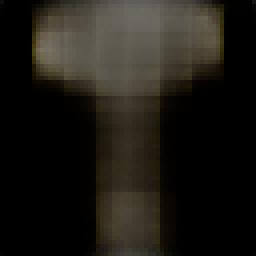
#> input picture snippets/scratch_experiments/generated_image.png, 64 x 64 px (shown 4 times larger); its folder holds only this picture in this run
$ python -i gpt_group_retinex_norm.py   (imports and definitions only)
#> lines starting #> are read from the running program, lines starting #| are printed output that depends on the picture; after the words box and inside, x2 and y2 are one past the last pixel; in counts of white or black regions, pixels touching at a corner belong together
#> further down, picture is the input picture: shape (64, 64, 3); mean B, G, R 21.4, 27, 29.6
import cv2
import numpy as np
import os
import glob

def single_scale_retinex(image, sigma):
    blurred = cv2.GaussianBlur(image, (0, 0), sigma)
    retinex = cv2.log(image + 1.0) - cv2.log(blurred + 1.0)
    return retinex

def multi_scale_retinex(image, sigmas):
    retinex = np.zeros_like(image)
    for sigma in sigmas:
        retinex += single_scale_retinex(image, sigma)
    retinex /= len(sigmas)
    return retinex


def color_balance(image, percent=1):
#> called with percent = 1
    out_channels = []
    for channel in cv2.split(image):
        # Calculate the histogram
        hist = cv2.calcHist([channel], [0], None, [256], (0, 256))
        cumhist = np.cumsum(hist)

        # Calculate the cut-off points
        low_cut, high_cut = np.percentile(channel, (percent, 100 - percent))

        # Find the minimum and maximum pixel intensities that are not outliers
        v_min = np.searchsorted(cumhist, low_cut)
        v_max = np.searchsorted(cumhist, high_cut)

        # Apply contrast stretching to the channel
        channel = np.clip((channel - v_min) * 255 / (v_max - v_min), 0, 255).astype('uint8')

        out_channels.append(channel)
#> this loop made 3 passes
#> high_cut on passes 1 to 3: 95, 103, 107
#> pass 1, in color_balance, `channel = np.clip((channel - v_min) * 255 / (v_max - v_min), 0, 255).a..`:
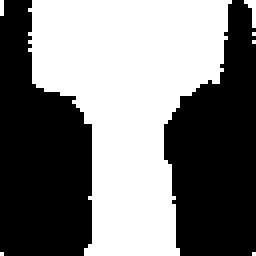
#> channel: shape (64, 64) (shown 4 times larger); 48.3% white; 7 white regions (6 under 20 px), largest, box (x1, y1, x2, y2) and area: (7, 0, 58, 64) 1960
#> pass 2, in color_balance, `channel = np.clip((channel - v_min) * 255 / (v_max - v_min), 0, 255).a..`:
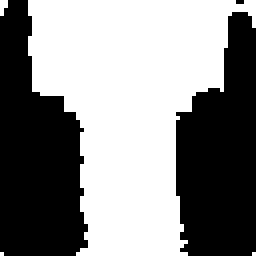
#> channel: shape (64, 64) (shown 4 times larger); 53.6% white; 3 black regions (1 under 20 px), largest, box (x1, y1, x2, y2) and area: (0, 0, 22, 64) 977, (44, 3, 64, 64) 923
#> pass 3, in color_balance, `channel = np.clip((channel - v_min) * 255 / (v_max - v_min), 0, 255).a..`:
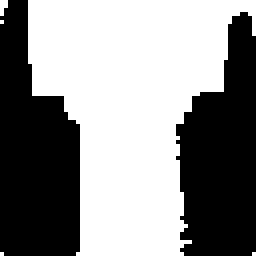
#> channel: shape (64, 64) (shown 4 times larger); 55.4% white; 2 black regions, box (x1, y1, x2, y2) and area: (0, 0, 20, 64) 944, (44, 3, 64, 64) 884
#> after the loop, out_channels = 3 items

    return cv2.merge(out_channels)
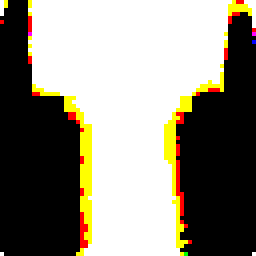
#> returned value: shape (64, 64, 3) (shown 4 times larger); mean of channels 0, 1, 2 123.1, 136.6, 141.2; drawn as B, G, R

def estimate_illumination(image, sigmas):
    return np.exp(multi_scale_retinex(image, sigmas))

def reconstruct_image(reflectance, illumination):
    return cv2.multiply(reflectance, illumination)

def load_and_resize_images(image_paths, target_size):
    images = []
    for path in image_paths:
        image = cv2.imread(path)
        if image is None:
            print(f"Warning: Unable to load image at path {path}")
            continue
        image = cv2.resize(image, target_size, interpolation=cv2.INTER_AREA)
        images.append(image)
    return images

# Define your scales - these are arbitrary and should be tuned for your specific images
sigmas = [15, 80, 250]

# Load all images
image_folder = 'D:/bcc/msr_imgs'
image_paths = glob.glob(os.path.join(image_folder, '*.jpg'))

# Determine target size from the first image (or set manually)
# [3 lines not run here, left out]
# [1 line that did not run here, left out]

# [1 line that did not run here, left out]

# Convert to float and scale to [0, 1]
# [1 line that did not run here, left out]

# Estimate the illumination for each image
# [1 line that did not run here, left out]

# Calculate the average illumination
# [1 line that did not run here, left out]

# Normalize the illumination of each image and reconstruct
# Normalize the illumination of each image and reconstruct
normalized_images = []
# [19 lines not run here, left out]

>>> import cv2
>>> picture = cv2.imread('../../snippets/scratch_experiments/generated_image.png')
>>> result = color_balance(picture)
